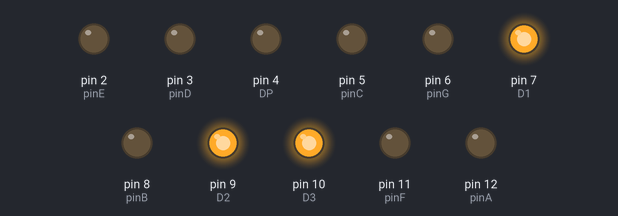
A sketch run on a simulated Arduino Uno, built with avr-gcc and run on an emulated ATmega328P. Shown: output pins drawn as LEDs (lit = HIGH). Pins used as bus, display or sensor lines are not drawn.

Above: at 0.1 s.
Timing chart, 0 to 1.6 s (numbered marks = the images above):
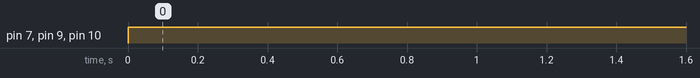

Measured:
- by itself, pin 7 (D1), pin 9 (D2), pin 10 (D3): LOW → HIGH at 0.00 s

The sketch:

sketch_aug01a.ino
```cpp
#include <Arduino.h>
#include <SevSeg.h>

int pinA = 12;
int pinB = 8;
int pinC = 5;
int pinD = 3;
int pinE = 2;
int pinF = 11;
int pinG = 6;
int DP = 4;
int D1 = 7;
int D2 = 9;
int D3 = 10;
int D4 = 13;

uint8_t segto;
int value = 1244;

// the setup routine runs once when you press reset:
void setup() {
  // initialize the digital pins as outputs.
  pinMode(pinA, OUTPUT);
  pinMode(pinB, OUTPUT);
  pinMode(pinC, OUTPUT);
  pinMode(pinD, OUTPUT);
  pinMode(pinE, OUTPUT);
  pinMode(pinF, OUTPUT);
  pinMode(pinG, OUTPUT);
  pinMode(DP, OUTPUT);
  pinMode(D1, OUTPUT);
  pinMode(D2, OUTPUT);
  pinMode(D3, OUTPUT);
  pinMode(D4, OUTPUT);
}

// the loop routine runs over and over again forever:
void loop() {
  digitalWrite(D1, HIGH);
  digitalWrite(D2, HIGH);
  digitalWrite(D3, HIGH);
  digitalWrite(D4, HIGH);
  //0
  digitalWrite(pinA, LOW);
  digitalWrite(pinB, LOW);
  digitalWrite(pinC, LOW);
  digitalWrite(pinD, LOW);
  digitalWrite(pinE, LOW);
  digitalWrite(pinF, LOW);
  digitalWrite(pinG, LOW);
  digitalWrite(DP, LOW);
  segto = 0x80;
  delay(1);               // wait for a second
  /*
  digitalWrite(D1, LOW);
  digitalWrite(D2, HIGH);
  digitalWrite(D3, LOW);
  digitalWrite(D4, LOW);
  //1
  digitalWrite(pinA, LOW);
  digitalWrite(pinB, HIGH);
  digitalWrite(pinC, HIGH);
  digitalWrite(pinD, LOW);
  digitalWrite(pinE, LOW);
  digitalWrite(pinF, LOW);
  digitalWrite(pinG, LOW);
  delay(5);               // wait for a second

  digitalWrite(D1, LOW);
  digitalWrite(D2, LOW);
  digitalWrite(D3, HIGH);
  digitalWrite(D4, LOW);
  //2
  digitalWrite(pinA, HIGH);
  digitalWrite(pinB, HIGH);
  digitalWrite(pinC, LOW);
  digitalWrite(pinD, HIGH);
  digitalWrite(pinE, LOW);
  digitalWrite(pinF, HIGH);
  digitalWrite(pinG, LOW);
  delay(5);               // wait for a second

  digitalWrite(D1, LOW);
  digitalWrite(D2, LOW);
  digitalWrite(D3, LOW);
  digitalWrite(D4, HIGH);
  //3
  digitalWrite(pinA, HIGH);
  digitalWrite(pinB, HIGH);
  digitalWrite(pinC, HIGH);
  digitalWrite(pinD, HIGH);
  digitalWrite(pinE, LOW);
  digitalWrite(pinF, LOW);
  digitalWrite(pinG, HIGH);
  delay(5);*/
}
```
